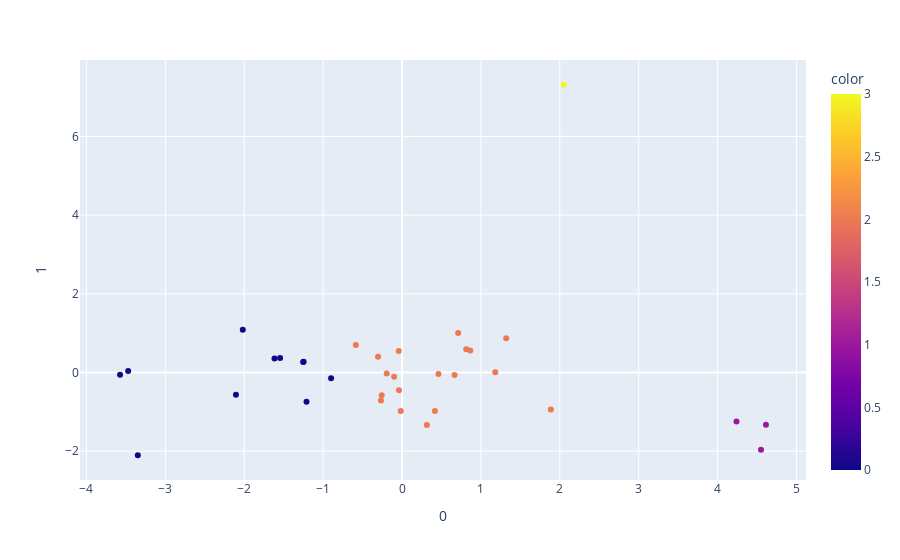

Notebook cell for this chart:
### Code cell
kmeans = KMeans(n_clusters=4) # view variation of n_clusters 3 or 4
labels = kmeans.fit(data)

df_pca = pd.DataFrame(x_pca)
df_pca

fig = px.scatter(df_pca, x=0, y=1, color=kmeans.labels_)
fig.show()

### Figure 1 — Plotly figure (JSON) as saved in the notebook; plotly's stock layout.template omitted (floating-point values rounded to 4 significant figures)
{"data": [{"hovertemplate": "0=%{x}<br>1=%{y}<br>color=%{marker.color}<extra></extra>", "legendgroup": "", "marker": {"color": [1, 3, 1, 1, 2, 2, 2, 2, 2, 2, 2, 2, 0, 2, 2, 2, 2, 2, 2, 0, 2, 2, 0, 2, 2, 2, 0, 0, 0, 0, 0, 0, 0, 0], "coloraxis": "coloraxis", "symbol": "circle"}, "mode": "markers", "name": "", "orientation": "v", "showlegend": false, "type": "scatter", "x": [4.239, 2.05, 4.613, 4.55, -0.2669, 0.417, 0.8138, 0.8657, 0.7119, 1.182, -0.04155, -0.1939, -1.211, 1.32, -0.01634, -0.3038, -0.258, 0.666, 0.3148, -1.616, -0.5853, 0.4621, -3.471, -0.1003, 1.886, -0.03785, -2.105, -2.018, -1.545, -3.574, -1.252, -1.247, -0.899, -3.349], "xaxis": "x", "y": [-1.248, 7.315, -1.327, -1.963, -0.7117, -0.9778, 0.5934, 0.5563, 1.004, 0.008238, 0.5448, -0.02652, -0.7465, 0.8696, -0.9812, 0.4005, -0.5799, -0.06231, -1.335, 0.3553, 0.6972, -0.04071, 0.03711, -0.1104, -0.9421, -0.4509, -0.568, 1.087, 0.369, -0.05789, 0.2661, 0.2754, -0.1467, -2.104], "yaxis": "y"}], "layout": {"coloraxis": {"colorbar": {"title": {"text": "color"}}, "colorscale": [[0, "#0d0887"], [0.1111, "#46039f"], [0.2222, "#7201a8"], [0.3333, "#9c179e"], [0.4444, "#bd3786"], [0.5556, "#d8576b"], [0.6667, "#ed7953"], [0.7778, "#fb9f3a"], [0.8889, "#fdca26"], [1, "#f0f921"]]}, "legend": {"tracegroupgap": 0}, "margin": {"t": 60}, "xaxis": {"anchor": "y", "domain": [0, 1], "title": {"text": "0"}}, "yaxis": {"anchor": "x", "domain": [0, 1], "title": {"text": "1"}}}}
